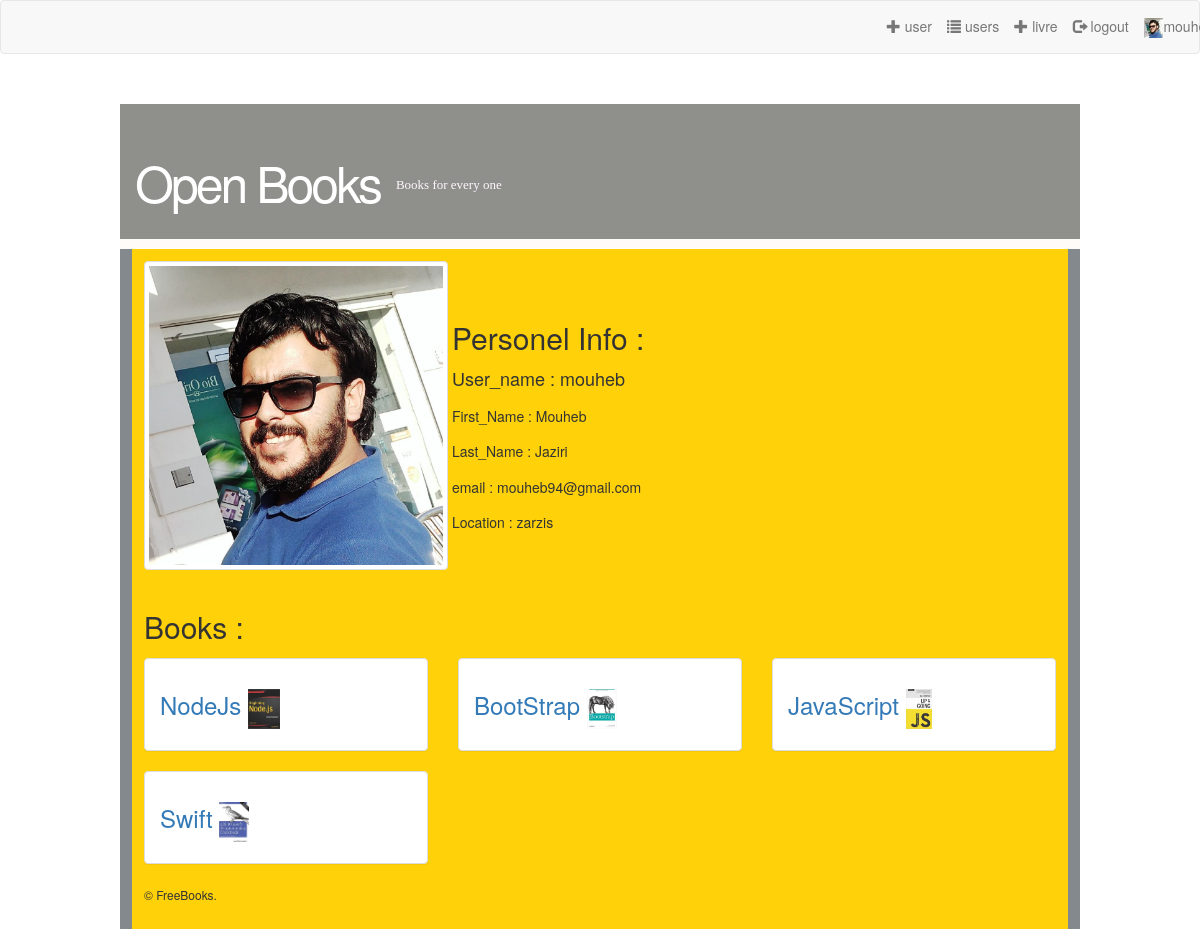
The page /user/mouheb/ on the database its author committed.
### MyBook/models.py (models this page shows, shortened)
class Profile(models.Model):
    user = models.OneToOneField(User, on_delete=models.CASCADE)
    location = models.CharField(max_length=30, blank=True)
    image = models.ImageField(upload_to='media',default='media/html.png')

class Book(models.Model):
    user = models.ForeignKey(User, on_delete=models.SET_NULL, null=True, blank=True)
    title = models.CharField(max_length=200)
    author = models.ForeignKey('Author', on_delete=models.SET_NULL, null=True)
    summary = models.TextField(max_length=1000, help_text="Enter a brief description of the book")
    isbn = models.CharField('ISBN', max_length=13,
                            help_text='13 Character <a href="https://www.isbn-international.org/content/what-isbn">ISBN number</a>')
    genre = models.ManyToManyField(Genre, help_text="Select a genre for this book")
    language = models.ForeignKey('Language', on_delete=models.SET_NULL, null=True)
    image=models.ImageField(upload_to='media',default='media/html.png')
    file=models.FileField(upload_to='media/files',default='media/files')
    likes = models.IntegerField(default=0)
    created_at = models.DateTimeField(auto_now_add=True)
    updated_at = models.DateTimeField(auto_now=True)
    copies = models.IntegerField(default=1)

### MyBook/views.py (the view)
# urls.py: url(r'^user/(\w+)/$', views.profile, name='profile'),
def profile(request, username):
    user = User.objects.get(username=username)
    book = Book.objects.filter(user=user)
    return render(request, 'profile.html',{'user': user,'book': book})

### MyBook/templates/profile.html
{% extends 'base.html' %}
{% load staticfiles%}
{% block content %}
     <form class="form-inline">
     <div class="form-group">
   <img class="img-thumbnail" src="{{ user.profile.image.url }}"width="304" height="236" alt=" notfound"><br><br>
    </div>
    <div class="form-group">
   <h2>Personel Info :</h2>
    <h4>User_name : {{ user.username }}</h4>
    <h5>First_Name : {{ user.first_name }}</h5>
    <h5>Last_Name : {{ user.last_name }}</h5>
    <h5>email : {{ user.email }}</h5>
        <h5>Location : {{ user.profile.location}}</h5></div>
    </form>
    <h2>Books :</h2>
        <div class="row">
    {% for book in book %}
        <div class="col-md-4">
        <div class=" book panel panel-default">
        <a href="/{{book.id}}/">
        <div class="panel-heading">
<h3 class="book panel-default">{{ book.title }}  <img src="{{book.image.url }}" height="40"></h3>
</div>
        </a></div></div>
    {% endfor %}
{% endblock %}

### MyBook/templates/base.html (shortened to what this page needs)
{% load staticfiles %}
<!DOCTYPE html >
<html >
<head>
<link rel="stylesheet" href="{% static 'css/styles.css' %}" type="text/css" />
   <link rel="stylesheet" href="https://maxcdn.bootstrapcdn.com/bootstrap/3.3.6/css/bootstrap.min.css">
</head>
<body>
{% if user.is_authenticated %}
<nav class="navbar navbar-default  text-center">
<a class="navbar-text navbar-right"
href="{% url 'profile' user.username %}"><img src="{{ user.profile.image.url }}" height="20" alt=" notfound">{{ user.username }}</a>
   <a class="navbar-text navbar-right nav-divider" href="{% url 'logout' %}"><span class="glyphicon glyphicon-log-out"></span> logout</a>
    <a class="navbar-text navbar-right nav-divider" href="{%  url 'ajouter' %}"><span class="glyphicon glyphicon-plus"></span> livre </a>
     <a  class="navbar-text navbar-right nav-divider"
        href="{%  url 'user_list' %}"><span class="glyphicon glyphicon-list"></span> users</a>
     <a  class="navbar-text navbar-right nav-divider"
        href="{%  url 'user_add' %}"><span class="glyphicon glyphicon-plus"></span> user</a>
{% endif %}
</nav>
<div id="container">
	<div id="header">
    	<h1><a href="/index">Open Books</a></h1>
        <h2>Books for every one </h2>
    </div>
    <div id="body">
{% block content %}{% endblock  %}
    </div>
    <div class="footer-width footer-bottom">
        <p>&copy; FreeBooks.</p>
     </div>
</div>
</body>
</html>

### MyBook/static/css/styles.css (style rules this page uses)
body { background: #8f8f8c; margin:0; padding:0; font-family: Verdana, Geneva, sans-serif; font-size: 13px; color: #666; }
* { margin:0; padding:0; }
p { line-height: 1.9em; margin-bottom: 20px; font-size: 12px; }
a { color: #D1700E; }
h1 { color: #000; font-size: 35px; font-family: Arial, Helvetica, sans-serif; }
h2 { color: #000; font-family: 'Lucida Grande','Lucida Sans Unicode',Geneva,Verdana,Sans-Serif; font-size: 22px; letter-spacing: 0px; font-weight: normal; padding: 0 0 5px; margin: 0; }
h3 { color: #555; font-size: 18px; font-weight: bold; margin-bottom: 10px; font-family: Arial, Helvetica, sans-serif; }
h4 { padding-bottom: 10px; font-size: 15px; color: #999; }
h5 { padding-bottom: 10px; font-size: 13px; color: #999; }
#container { width: 960px; margin: 50px auto 0; padding: 0; background-color: #83898c; }
#header { padding: 30px 15px; background-color: #8f8f8c; margin: 0 auto; border-bottom: 10px solid #fffbf9; }
#header h1 a { color: #fff; font-size: 50px; font-weight: normal; text-decoration: none; letter-spacing: -3px; float: left; }
#header h2 { color: #fff7ff; float: left; font-family: Georgia, "Times New Roman", Times, serif; font-size: 13px; margin-left: 12px; margin-top: 24px; padding-left: 4px; letter-spacing: 0; }
#body { background: none; margin:0 auto; padding: 12px; width: 936px; background-color: #ffd109; }
.footer-width { width: 940px; margin: 0 auto; }

### rows shown on the page
Book: title "NodeJs", image (picture)
Book: title "BootStrap", image (picture)
Book: title "JavaScript", image (picture)
Book: title "Swift", image (picture)

### other values the page prints
{{ user.username }} "mouheb"
{{ user.first_name }} "Mouheb"
{{ user.last_name }} "Jaziri"
{{ user.email }} "mouheb94@gmail.com"
{{ user.profile.location }} "zarzis"
